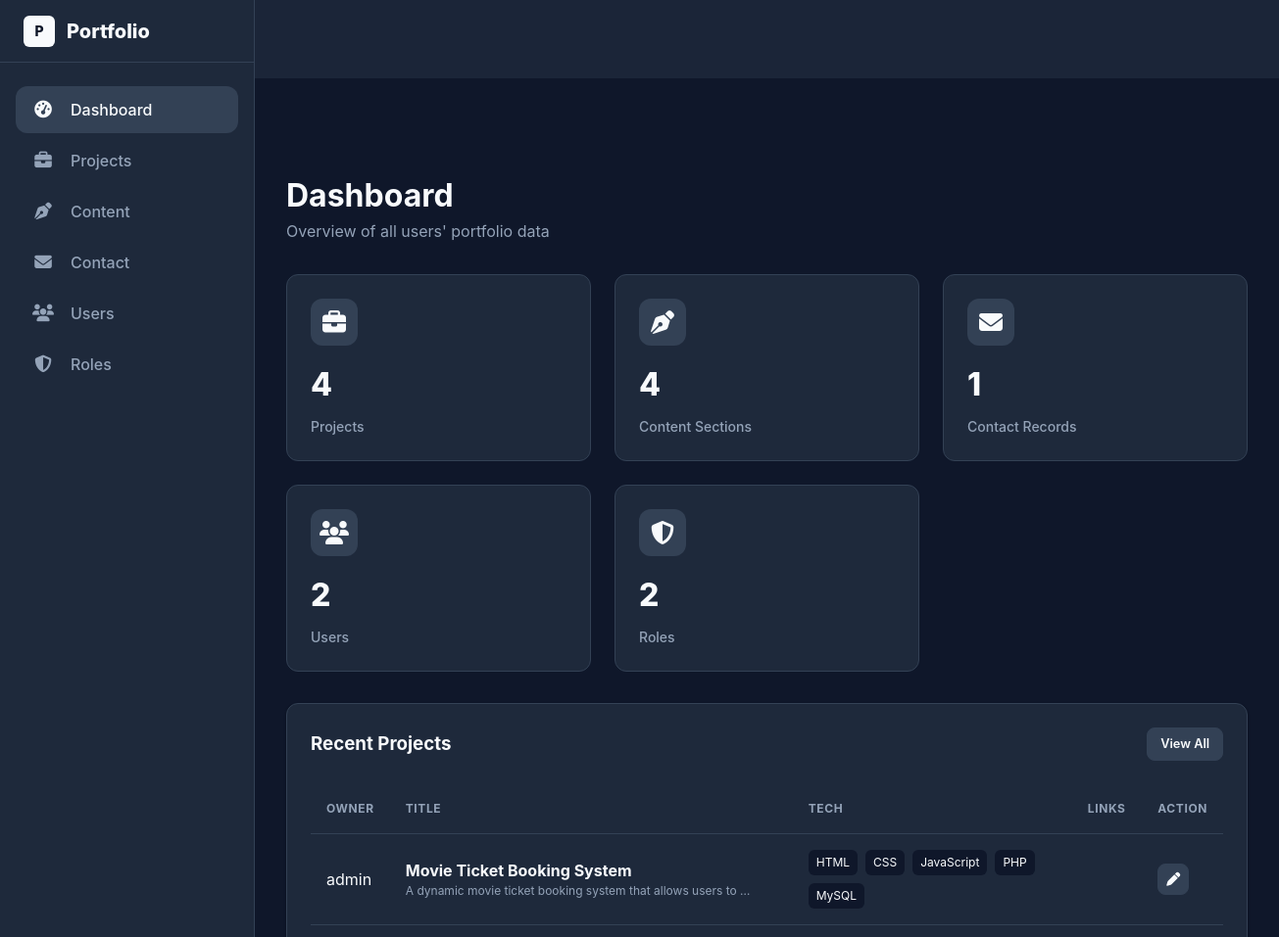
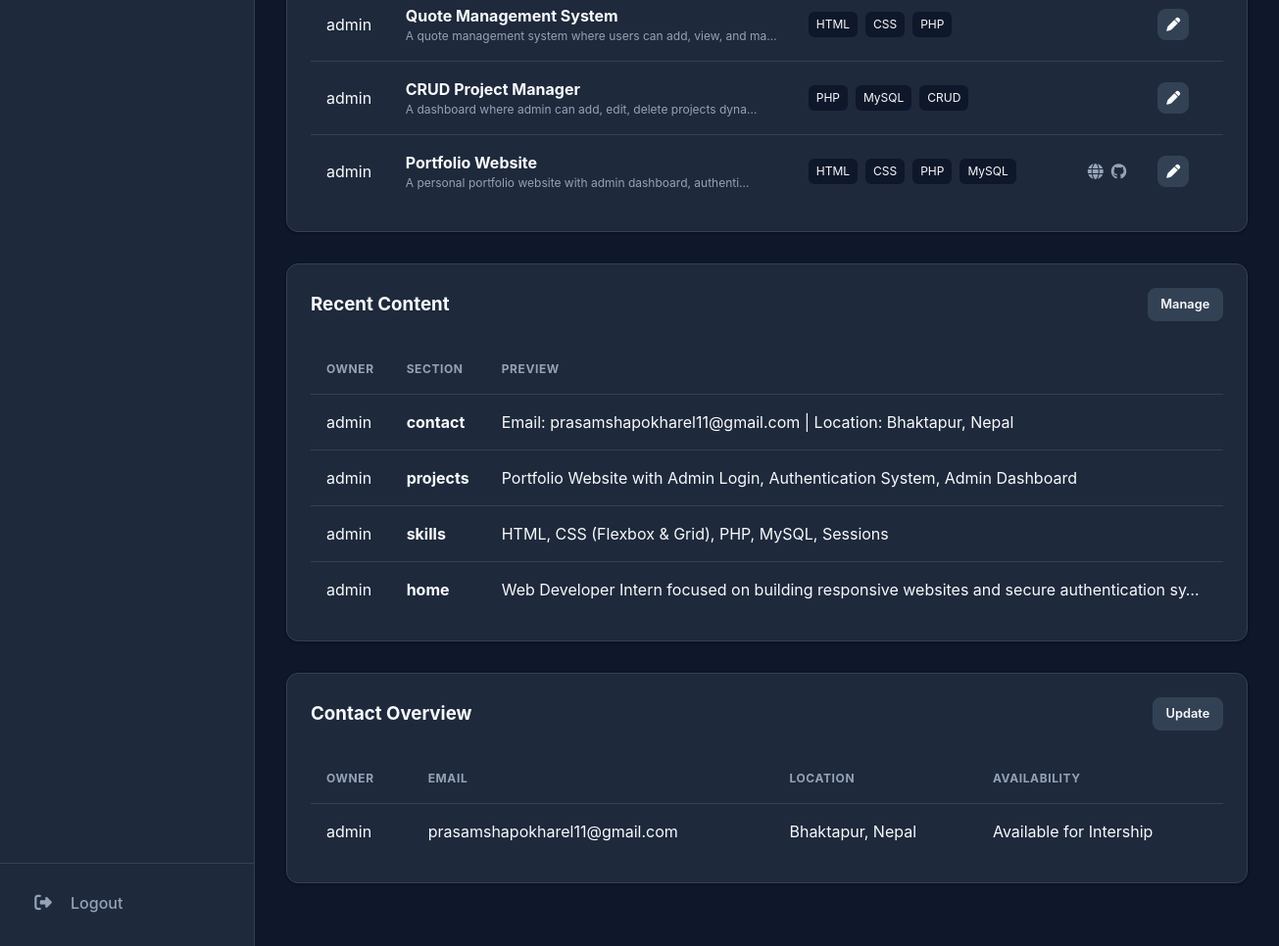
/dashboard.php (signed in), run on the app's committed database (2 pictures, top to bottom).
### tables this page shows
CREATE TABLE `portfolio_projects` (
  `id` int(11) NOT NULL,
  `title` varchar(150) NOT NULL,
  `description` text NOT NULL,
  `tech` varchar(255) DEFAULT '',
  `live_url` varchar(255) DEFAULT '',
  `github_url` varchar(255) DEFAULT '',
  `created_at` timestamp NOT NULL DEFAULT current_timestamp(),
  `user_id` int(11) NOT NULL DEFAULT 1
);

CREATE TABLE `portfolio_content` (
  `id` int(11) NOT NULL,
  `section` varchar(50) NOT NULL,
  `content` text NOT NULL,
  `user_id` int(11) NOT NULL DEFAULT 1
);

CREATE TABLE `portfolio_contact` (
  `id` int(11) NOT NULL DEFAULT 1,
  `email` varchar(150) NOT NULL DEFAULT '',
  `github` varchar(255) NOT NULL DEFAULT '',
  `linkedin` varchar(255) NOT NULL DEFAULT '',
  `location` varchar(150) NOT NULL DEFAULT '',
  `availability` varchar(150) NOT NULL DEFAULT '',
  `footer_github` varchar(255) NOT NULL DEFAULT '',
  `footer_linkedin` varchar(255) NOT NULL DEFAULT '',
  `user_id` int(11) NOT NULL DEFAULT 1
);

### settings_bootstrap.php (called while the page is built, shortened)
<?php
$theme = $_SESSION["settings"]["theme"] ?? "dark";
$sidebarCollapsed = (int)($_SESSION["settings"]["sidebar_collapsed"] ?? 0);

### auth.php (called while the page is built, shortened)
<?php
require_once "db.php";
$stmt = $conn->prepare("
  SELECT r.*
  FROM admin_users u
  JOIN portfolio_roles r ON r.id = u.role_id
  WHERE u.id = ?
  LIMIT 1
");
$stmt->bind_param("i", $_SESSION["admin_id"]);
$stmt->execute();
$res = $stmt->get_result();
$ROLE = $res ? $res->fetch_assoc() : null;
function can(string $permission): bool {
  global $ROLE;
  return isset($ROLE[$permission]) && (int)$ROLE[$permission] === 1;
}

### dashboard.php (the view, shortened to what this page needs)
<?php
require "auth.php";
require "settings_bootstrap.php";
require "db.php";
$userId  = (int)$_SESSION["admin_id"];
$isAdmin = can("can_manage_users");
$projectCount = 0;
$contentCount = 0;
$contactCount = 0;
$userCount    = 0;
$roleCount    = 0;
if (can("can_manage_projects")) {
  if ($isAdmin) {
    $res = $conn->query("SELECT COUNT(*) AS count FROM portfolio_projects");
    $projectCount = $res ? (int)$res->fetch_assoc()["count"] : 0;
  } else {
    $stmt = $conn->prepare("SELECT COUNT(*) AS count FROM portfolio_projects WHERE user_id = ?");
    $stmt->bind_param("i", $userId);
    $stmt->execute();
    $projectCount = (int)$stmt->get_result()->fetch_assoc()["count"];
    $stmt->close();
  }
}
if (can("can_manage_content")) {
  if ($isAdmin) {
    $res = $conn->query("SELECT COUNT(*) AS count FROM portfolio_content");
    $contentCount = $res ? (int)$res->fetch_assoc()["count"] : 0;
  } else {
    $stmt = $conn->prepare("SELECT COUNT(*) AS count FROM portfolio_content WHERE user_id = ?");
    $stmt->bind_param("i", $userId);
    $stmt->execute();
    $contentCount = (int)$stmt->get_result()->fetch_assoc()["count"];
    $stmt->close();
  }
}
if (can("can_manage_contact")) {
  if ($isAdmin) {
    $res = $conn->query("SELECT COUNT(*) AS count FROM portfolio_contact");
    $contactCount = $res ? (int)$res->fetch_assoc()["count"] : 0;
  } else {
    $stmt = $conn->prepare("SELECT COUNT(*) AS count FROM portfolio_contact WHERE user_id = ?");
    $stmt->bind_param("i", $userId);
    $stmt->execute();
    $contactCount = (int)$stmt->get_result()->fetch_assoc()["count"];
    $stmt->close();
  }
}
if ($isAdmin) {
  $res = $conn->query("SELECT COUNT(*) AS count FROM admin_users");
  $userCount = $res ? (int)$res->fetch_assoc()["count"] : 0;
  $res = $conn->query("SELECT COUNT(*) AS count FROM portfolio_roles");
  $roleCount = $res ? (int)$res->fetch_assoc()["count"] : 0;
}
$recentProjects = [];
if (can("can_manage_projects")) {
  if ($isAdmin) {
    $res = $conn->query("
      SELECT p.id, p.title, p.description, p.tech, p.live_url, p.github_url, p.created_at, p.user_id,
             u.username AS owner
      FROM portfolio_projects p
      LEFT JOIN admin_users u ON u.id = p.user_id
      ORDER BY p.id DESC
      LIMIT 7
    ");
    while ($row = $res?->fetch_assoc()) $recentProjects[] = $row;
  }
}
$recentContent = [];
if (can("can_manage_content")) {
  if ($isAdmin) {
    $res = $conn->query("
      SELECT c.id, c.section, c.content, c.user_id,
             u.username AS owner
      FROM portfolio_content c
      LEFT JOIN admin_users u ON u.id = c.user_id
      ORDER BY c.id DESC
      LIMIT 7
    ");
    while ($row = $res?->fetch_assoc()) $recentContent[] = $row;
  }
}
$contactRows = [];
if (can("can_manage_contact")) {
  if ($isAdmin) {
    $res = $conn->query("
      SELECT ct.*, u.username AS owner
      FROM portfolio_contact ct
      LEFT JOIN admin_users u ON u.id = ct.user_id
      ORDER BY ct.id DESC
      LIMIT 5
    ");
    while ($row = $res?->fetch_assoc()) $contactRows[] = $row;
  }
}
?>
<!doctype html>
<html lang="en" data-theme="<?= htmlspecialchars($theme) ?>">
<head>
  <link rel="stylesheet" href="admin.css">
  <link rel="stylesheet" href="https://cdnjs.cloudflare.com/ajax/libs/font-awesome/6.4.2/css/all.min.css">
</head>
<body class="<?= $sidebarCollapsed ? 'sidebar-collapsed' : '' ?>">
<div class="dashboard-layout">
  <?php include "admin_sidebar.php"; ?>
  <div class="dashboard-main-wrapper">
    <?php include "admin_header.php"; ?>
    <main class="dashboard-main">
      <h1 class="font-bold">Dashboard</h1>
      <p class="text-muted" style="margin-bottom:2rem;">
        <?= $isAdmin ? "Overview of all users' portfolio data" : "Overview of your portfolio data" ?>
      </p>
      <div class="stat-grid">
        <?php if (can("can_manage_projects")): ?>
        <div class="stat-card">
          <div class="stat-icon"><i class="fas fa-briefcase"></i></div>
          <div class="stat-value"><?= $projectCount ?></div>
          <div class="stat-label">Projects</div>
        </div>
        <?php endif; ?>
        <?php if (can("can_manage_content")): ?>
        <div class="stat-card">
          <div class="stat-icon"><i class="fas fa-pen-nib"></i></div>
          <div class="stat-value"><?= $contentCount ?></div>
          <div class="stat-label">Content Sections</div>
        </div>
        <?php endif; ?>
        <?php if (can("can_manage_contact")): ?>
        <div class="stat-card">
          <div class="stat-icon"><i class="fas fa-envelope"></i></div>
          <div class="stat-value"><?= $contactCount ?></div>
          <div class="stat-label">Contact Records</div>
        </div>
        <?php endif; ?>
        <?php if ($isAdmin): ?>
        <div class="stat-card">
          <div class="stat-icon"><i class="fas fa-users"></i></div>
          <div class="stat-value"><?= $userCount ?></div>
          <div class="stat-label">Users</div>
        </div>
        <div class="stat-card">
          <div class="stat-icon"><i class="fas fa-shield-halved"></i></div>
          <div class="stat-value"><?= $roleCount ?></div>
          <div class="stat-label">Roles</div>
        </div>
        <?php endif; ?>
      </div>
      <?php if (can("can_manage_projects")): ?>
      <div class="card">
        <div class="flex justify-between items-center" style="margin-bottom:1.5rem;">
          <h3 class="font-bold">Recent Projects</h3>
          <a href="projects.php" class="btn btn-secondary btn-sm">View All</a>
        </div>
        <div class="crud-container">
          <table class="crud-table">
            <thead>
              <tr>
                <?php if ($isAdmin): ?><th>Owner</th><?php endif; ?>
                <th>Title</th>
                <th>Tech</th>
                <th>Links</th>
                <th>Action</th>
              </tr>
            </thead>
            <tbody>
            <?php if ($recentProjects): ?>
              <?php foreach ($recentProjects as $p): ?>
              <tr>
                <?php if ($isAdmin): ?>
                  <td class="text-muted"><?= htmlspecialchars($p["owner"] ?? ("User #" . $p["user_id"])) ?></td>
                <?php endif; ?>
                <td>
                  <div class="font-bold"><?= htmlspecialchars($p['title']) ?></div>
                  <div class="text-muted text-xs">
                    <?= htmlspecialchars(mb_strimwidth($p['description'], 0, 60, '…')) ?>
                  </div>
                </td>
                <td>
                  <div class="flex gap-2" style="flex-wrap:wrap;">
                    <?php foreach (array_filter(explode(',', $p['tech'] ?? '')) as $tag): ?>
                      <span class="text-xs" style="background:var(--bg-body);padding:4px 8px;border-radius:6px;">
                        <?= htmlspecialchars(trim($tag)) ?>
                      </span>
                    <?php endforeach; ?>
                  </div>
                </td>
                <td>
                  <div class="flex gap-2">
                    <?php if (!empty($p['live_url'])): ?>
                      <a href="<?= htmlspecialchars($p['live_url']) ?>" target="_blank" class="text-muted hover:text-primary">
                        <i class="fas fa-globe"></i>
                      </a>
                    <?php endif; ?>
                    <?php if (!empty($p['github_url'])): ?>
                      <a href="<?= htmlspecialchars($p['github_url']) ?>" target="_blank" class="text-muted hover:text-primary">
                        <i class="fab fa-github"></i>
                      </a>
                    <?php endif; ?>
                  </div>
                </td>
                <td>
                  <a href="projects.php?edit_project=<?= (int)$p['id'] ?>" class="btn btn-icon btn-secondary">
                    <i class="fas fa-pen"></i>
                  </a>
                </td>
              </tr>
              <?php endforeach; ?>
            <?php endif; ?>
            </tbody>
          </table>
        </div>
      </div>
      <?php endif; ?>
      <?php if (can("can_manage_content")): ?>
      <div class="card">
        <div class="flex justify-between items-center" style="margin-bottom:1.5rem;">
          <h3 class="font-bold">Recent Content</h3>
          <a href="content.php" class="btn btn-secondary btn-sm">Manage</a>
        </div>
        <div class="crud-container">
          <table class="crud-table">
            <thead>
              <tr>
                <?php if ($isAdmin): ?><th>Owner</th><?php endif; ?>
                <th>Section</th>
                <th>Preview</th>
              </tr>
            </thead>
            <tbody>
            <?php if ($recentContent): ?>
              <?php foreach ($recentContent as $c): ?>
              <tr>
                <?php if ($isAdmin): ?>
                  <td class="text-muted"><?= htmlspecialchars($c["owner"] ?? ("User #" . $c["user_id"])) ?></td>
                <?php endif; ?>
                <td class="font-bold"><?= htmlspecialchars($c["section"]) ?></td>
                <td class="text-muted"><?= htmlspecialchars(mb_strimwidth($c["content"], 0, 90, "…")) ?></td>
              </tr>
              <?php endforeach; ?>
            <?php endif; ?>
            </tbody>
          </table>
        </div>
      </div>
      <?php endif; ?>
      <?php if (can("can_manage_contact")): ?>
      <div class="card">
        <div class="flex justify-between items-center" style="margin-bottom:1.5rem;">
          <h3 class="font-bold">Contact Overview</h3>
          <a href="contact.php" class="btn btn-secondary btn-sm">Update</a>
        </div>
        <?php if ($isAdmin): ?>
          <?php if ($contactRows): ?>
            <div class="crud-container">
              <table class="crud-table">
                <thead>
                  <tr>
                    <th>Owner</th>
                    <th>Email</th>
                    <th>Location</th>
                    <th>Availability</th>
                  </tr>
                </thead>
                <tbody>
                  <?php foreach ($contactRows as $ct): ?>
                    <tr>
                      <td class="text-muted"><?= htmlspecialchars($ct["owner"] ?? ("User #" . $ct["user_id"])) ?></td>
                      <td><?= htmlspecialchars($ct["email"] ?? "") ?></td>
                      <td><?= htmlspecialchars($ct["location"] ?? "") ?></td>
                      <td><?= htmlspecialchars($ct["availability"] ?? "") ?></td>
                    </tr>
                  <?php endforeach; ?>
                </tbody>
              </table>
            </div>
          <?php else: ?>
            <div class="text-muted">No contact records found.</div>
          <?php endif; ?>
        <?php endif; ?>
      </div>
      <?php endif; ?>
    </main>
  </div>
</div>
</body>
</html>

### admin_sidebar.php
<?php require_once "auth.php"; ?>
<aside class="sidebar" id="adminSidebar">
  <div class="sidebar-header">
    <a class="brand" href="dashboard.php">
      <span class="brand-icon">P</span>
      <span class="nav-text">Portfolio</span>
    </a>
  </div>
  <nav class="sidebar-nav">
    <a class="nav-item <?= basename($_SERVER['PHP_SELF']) === 'dashboard.php' ? 'active' : '' ?>" href="dashboard.php">
      <i class="fas fa-gauge-high"></i>
      <span class="nav-text">Dashboard</span>
    </a>
    <?php if (can("can_manage_projects")): ?>
      <a class="nav-item <?= basename($_SERVER['PHP_SELF']) === 'projects.php' ? 'active' : '' ?>" href="projects.php">
        <i class="fas fa-briefcase"></i>
        <span class="nav-text">Projects</span>
      </a>
    <?php endif; ?>
    <?php if (can("can_manage_content")): ?>
      <a class="nav-item <?= basename($_SERVER['PHP_SELF']) === 'content.php' ? 'active' : '' ?>" href="content.php">
        <i class="fas fa-pen-nib"></i>
        <span class="nav-text">Content</span>
      </a>
    <?php endif; ?>
    <?php if (can("can_manage_contact")): ?>
      <a class="nav-item <?= basename($_SERVER['PHP_SELF']) === 'contact.php' ? 'active' : '' ?>" href="contact.php">
        <i class="fas fa-envelope"></i>
        <span class="nav-text">Contact</span>
      </a>
    <?php endif; ?>
    <?php if (can("can_manage_users")): ?>
      <a class="nav-item <?= basename($_SERVER['PHP_SELF']) === 'users.php' ? 'active' : '' ?>" href="users.php">
        <i class="fas fa-users"></i>
        <span class="nav-text">Users</span>
      </a>
      <a class="nav-item <?= basename($_SERVER['PHP_SELF']) === 'roles.php' ? 'active' : '' ?>" href="roles.php">
        <i class="fas fa-shield-halved"></i>
        <span class="nav-text">Roles</span>
      </a>
    <?php endif; ?>
  </nav>
  <div style="padding: 1rem; border-top: 1px solid var(--border);">
    <a class="nav-item" href="logout.php">
      <i class="fas fa-right-from-bracket"></i>
      <span class="nav-text">Logout</span>
    </a>
  </div>
</aside>

### admin_header.php (shortened to what this page needs)
<header class="admin-header">
  <div class="flex items-center gap-4">
    <button class="header-toggle" id="sidebarToggle">
    </button>
    <h2 class="text-main font-bold" style="font-size: 1.25rem; margin: 0;">
    </h2>
  </div>
  <div class="flex items-center gap-4">
    <button class="header-toggle" id="themeToggle" title="Toggle Theme">
    </button>
    <div class="user-menu" id="userMenu">
      <div class="user-avatar">
      </div>
  </div>
</header>

### data on the page
portfolio_projects: admin_users.username "admin", title "Movie Ticket Booking System", description "A dynamic movie ticket booking system that allows users to …", tech "HTML", tech "CSS", tech "JavaScript", tech "PHP", tech "MySQL"
portfolio_projects: admin_users.username "admin", title "Quote Management System", description "A quote management system where users can add, view, and ma…", tech "HTML", tech "CSS", tech "PHP"
portfolio_projects: admin_users.username "admin", title "CRUD Project Manager", description "A dashboard where admin can add, edit, delete projects dyna…", tech "PHP", tech "MySQL", tech "CRUD"
portfolio_projects: admin_users.username "admin", title "Portfolio Website", description "A personal portfolio website with admin dashboard, authenti…", tech "HTML", tech "CSS", tech "PHP", tech "MySQL"
portfolio_content: admin_users.username "admin", section "contact", content "Email: prasamshapokharel11@gmail.com | Location: Bhaktapur, Nepal"
portfolio_content: admin_users.username "admin", section "projects", content "Portfolio Website with Admin Login, Authentication System, Admin Dashboard"
portfolio_content: admin_users.username "admin", section "skills", content "HTML, CSS (Flexbox & Grid), PHP, MySQL, Sessions"
portfolio_content: admin_users.username "admin", section "home", content "Web Developer Intern focused on building responsive websites and secure authentication sy…"
portfolio_contact: admin_users.username "admin", email "prasamshapokharel11@gmail.com", location "Bhaktapur, Nepal", availability "Available for Intership"

### other printed values
$projectCount "4"
$contentCount "4"
$contactCount "1"
$userCount "2"
$roleCount "2"
